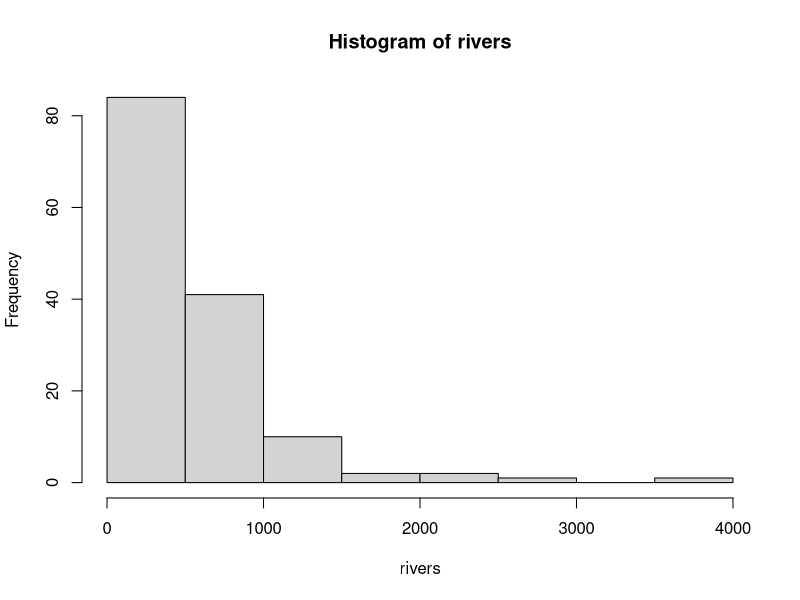
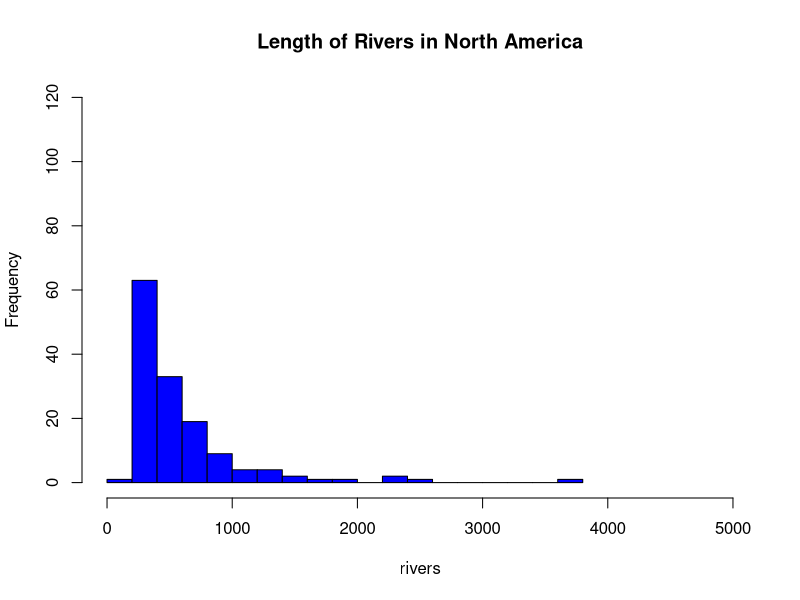
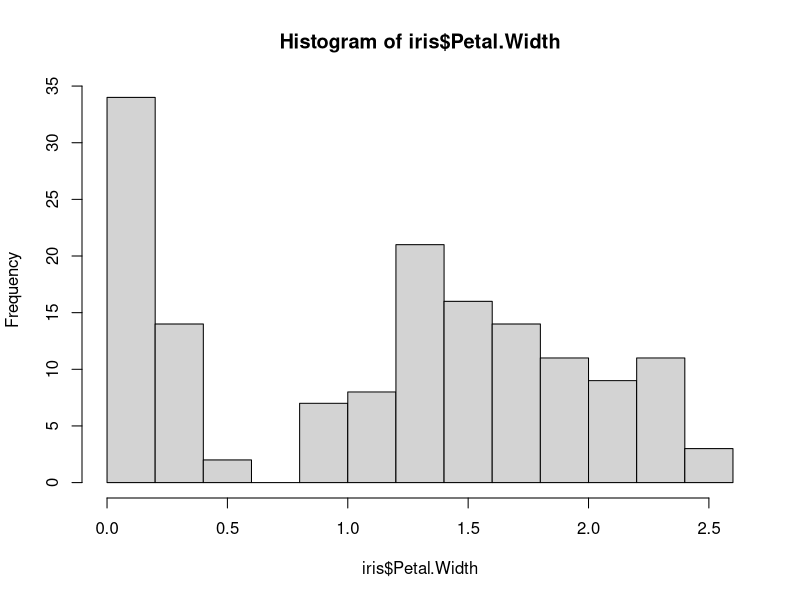
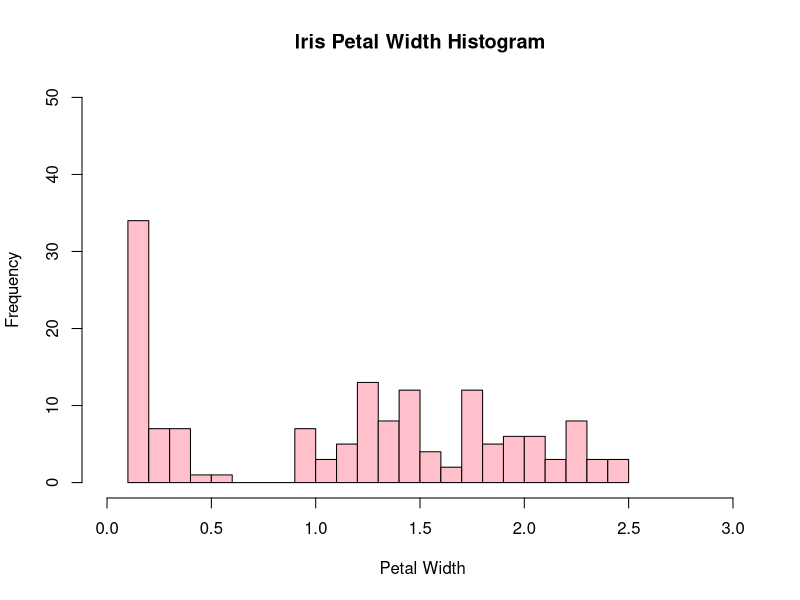
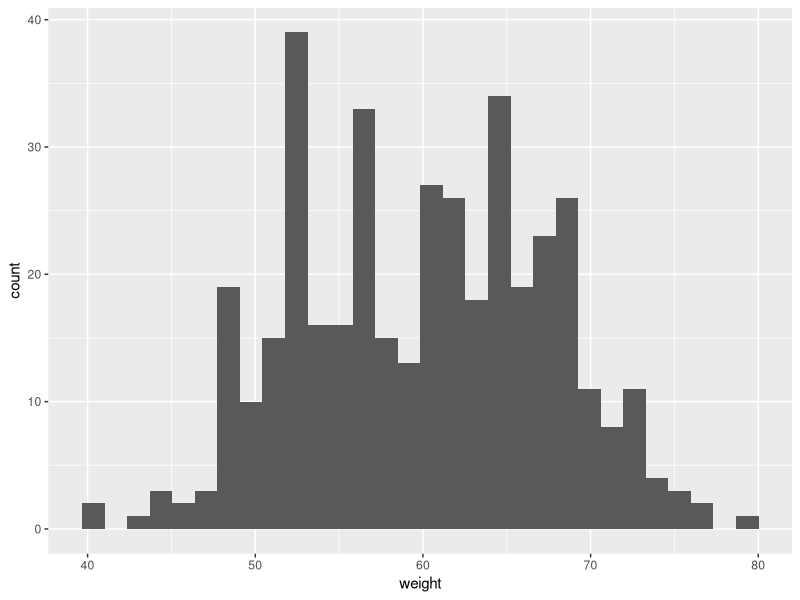
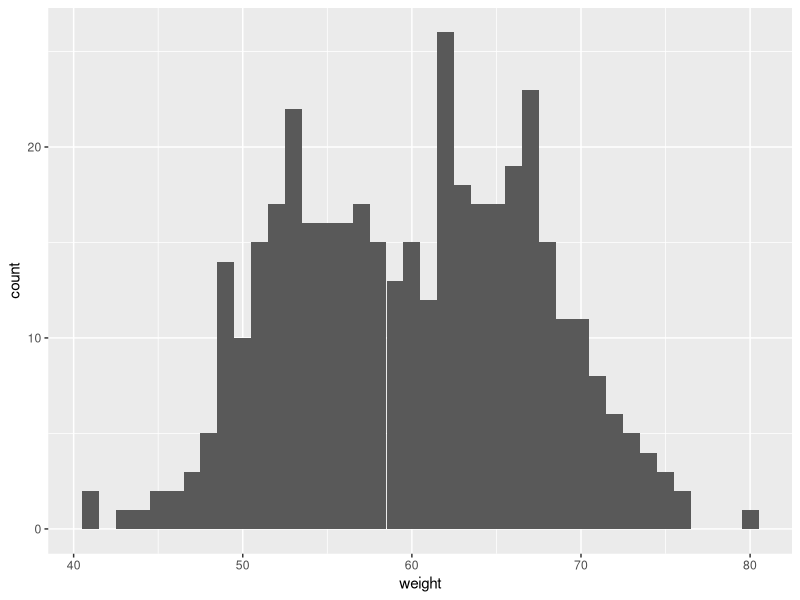
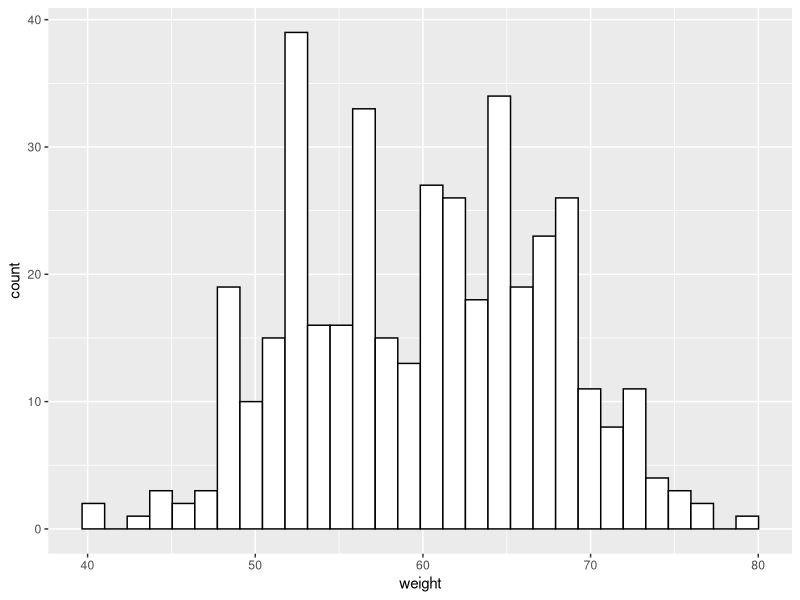
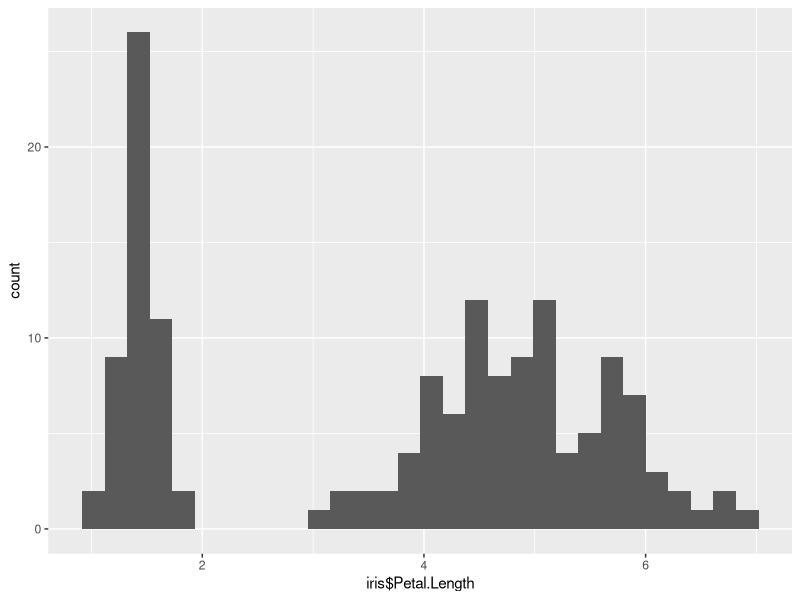

Reproduce these figures in R, in order.
## ---- chunk 1
knitr::opts_chunk$set(echo = TRUE)
library(tidyverse)
## ---- chunk 2
rivers
## ---- chunk 3
hist(rivers)
## ---- chunk 4
hist(rivers,                                                # Change main title of histogram
     main = "Length of Rivers in North America", col='blue', breaks=20, xlim=c(0, 5000), ylim=c(0, 120))
## ---- chunk 5
iris
## ---- chunk 6
hist(iris$Petal.Width)
## ---- chunk 7
hist(iris$Petal.Width,                                                
     main = "Iris Petal Width Histogram", xlab = " Petal Width", col='pink', breaks=20, xlim=c(0, 3), ylim=c(0, 50))
## ---- chunk 8
set.seed(1234)
df <- data.frame(
  sex=factor(rep(c("F", "M"), each=200)),
  weight=round(c(rnorm(200, mean=55, sd=5), rnorm(200, mean=65, sd=5)))
  )
head(df)
## ---- chunk 9
# Basic histogram
ggplot(df, aes(x=weight)) + geom_histogram()
# Change the width of bins
ggplot(df, aes(x=weight)) + 
  geom_histogram(binwidth=1)
# Change colors
p<-ggplot(df, aes(x=weight)) + 
  geom_histogram(color="black", fill="white")
p
## ---- chunk 10
##Basic histogram
ggplot(iris, aes(x=iris$Petal.Length)) + geom_histogram()
##Changing the bins
ggplot(iris, aes(x=iris$Petal.Length)) + 
  geom_histogram(binwidth=1.5)
##Changing the colors and adding a title
s<-ggplot(iris, aes(x=iris$Petal.Length)) + 
  geom_histogram(color="yellow", fill="red", binwidth=1.5)
s + ggtitle("Iris Petal Length Histogram") + xlab("Petal Length")
## ---- chunk 11
# get a dataset from R
# Orange dataset has information about the growth of orange trees
orange <- Orange
head(orange)
## ---- chunk 12
# create a density plot
plot(density(orange$circumference),
     main = "CIRCUMFERENCE OF ORANGE TREES",
     xlab = "CIRCUMFERENCE",
     ylab = "DISTRIBUTION")

polygon(density(orange$circumference), col=7, border=2)
## ---- chunk 13
# create the density plot

orange %>%
  ggplot( aes(x = circumference)) +
  geom_density(fill= 7, color= 2)

## ---- chunk 14
### Create a data set to work with
survey <- c(apple=45, orange=25, honeydew=35, banana=50, watermelon=20, blueberry=15)

survey

### Create a barchart with titles and color
barplot(survey,
        main="Favorite Fruit Survey",
        xlab="Fruit",
        ylab="Count",
        col=c("red", "orange", "green", "yellow", "pink", "blue"))

### Add a legend
legend("topright",
       legend = c("apple", "orange", "honeydew", "banana", "watermelon", "blueberry"),
       col = c("red", "orange", "green", "yellow", "pink", "blue"),
       pch = 19,
       bty = "n",
       pt.cex = 2,
       cex = 1.2)

## ---- chunk 15
# First load ggplot2
library(ggplot2)

# Use the same data set created in the base r example but make it into a data frame
survey1 <- data.frame(
  fruit=c("apple", "orange", "honeydew", "banana", "watermelon", "blueberry"),
  value=c(45, 25, 35, 50, 20, 15))

# Create the barchart
ggplot(survey1, aes(x=fruit, y=value)) + geom_bar(stat="identity") 

# Add color with black outlines
ggplot(survey1, aes(x=fruit, y=value)) + geom_bar(stat="identity", fill=c("red", "orange", "green", "yellow", "pink", "blue"), color="black") + labs(x="Count", y="Fruit", title="Fruit Survey") + theme(legend.position = "none")

## ---- chunk 16
titanic <- read.csv("data/titanic.csv")
## ---- chunk 17
# calculate survival percentage by class and count by class.
surv_pct <- aggregate(Survived ~ Pclass, data = titanic, FUN = mean)
class_ct <- aggregate(Survived ~ Pclass, data = titanic, FUN = length)

# Merge those two results into a single data frame, and specify 
# column names
by_class_data <- merge(surv_pct, class_ct,
                       by = "Pclass")
colnames(by_class_data) <- c("Pclass", "Surv_Pct", "Count")
#str(by_class_data)
## ---- chunk 18
plt <- barplot(by_class_data$Surv_Pct, 
               names.arg = paste("Class", by_class_data$Pclass),
               col = 'steelblue',
               main = "Survival Percentage by Passenger Class",
               ylab = "Survival Percentage",
               xlab = "Passenger Class",
               ylim = c(0.0, 0.75),
               axes = FALSE
)

# Add y axis
axis(2, at = seq(0.0, 0.7, by = 0.1),
     labels = paste(seq(0, 70, by = 10), "%", sep=""),
     las = 1,
     cex.axis = 0.9)

# Add the text of the labels
text(x = plt, 
     y = by_class_data$Surv_Pct + 0.04, 
     labels = paste("n: ", by_class_data$Count, sep=""), 
     cex=1) 
## ---- chunk 19
titanic <- read_csv("data/titanic.csv")
## ---- chunk 20
survival <- titanic %>%  
  group_by(Pclass) %>% 
  summarize(Count = n(),
            Surv_Pct = mean(Survived))
## ---- chunk 21
ggplot(survival, aes(x = Pclass, y = Surv_Pct)) +
  geom_col(fill = "steelblue") +
  geom_text(aes(label = paste("n: ", Count, sep="")), vjust = -0.5) +
  xlab("Passenger Class") +
  ylab("Survival Percentage") +
  ggtitle("Survival Percentage by Passenger Class") +
  scale_y_continuous(limits = c(0, 0.70),
                     breaks = seq(0, .7, by = 0.10),
                     labels = paste(seq(0, 70, by = 10), "%", sep=""))  +
  theme_classic() +
  theme(plot.title = element_text(hjust = 0.5)) # Centers title
## ---- chunk 22
qqnorm(rivers,
       main = "Q-Q Plot of North American River Lengths")
qqline(rivers, col = "red")
## ---- chunk 23
rivers_df <- data.frame(length = rivers)
## ---- chunk 24
ggplot(rivers_df, aes(sample = length)) +
  stat_qq(shape = 1, cex = 2) +
  stat_qq_line(color = "red") +
  labs(title = "Q-Q Plot of North American River Lengths",
       x = "Theoretical Quantiles",
       y = "Sample Quantiles") +
  theme_classic() +
  theme(plot.title = element_text(hjust = 0.5)) # Centers title
## ---- chunk 25
par(mar=c(4, 5, 2, 8), xpd = T) # bottom, left, top, right

plot(mtcars$mpg, mtcars$hp, cex = mtcars$disp,
     pch=16,
     main = 'Miles per Gallon vs Gross Horsepower with Displacement',
     xlab = 'miles per gallon',
     ylab = 'gross horspower')
legend('right', inset=c(-0.35,0),
       legend=c('100', '200', '300', '400'),
       title = 'Displacement\n(cu. in.)',
       pch=16, ncol=1, pt.cex = c(100, 200, 300, 400),
       bty = 'n')
## ---- chunk 26
par(mar=c(4, 5, 2, 8), xpd = T) # bottom, left, top, right

plot(mtcars$mpg, mtcars$hp, cex = mtcars$disp/100,
     pch=16,
     main = 'Miles per Gallon vs Gross Horsepower with Displacement',
     xlab = 'miles per gallon',
     ylab = 'gross horspower')
legend('right', inset=c(-0.35,0),
       legend=c('100', '200', '300', '400'),
       title = 'Displacement\n(cu. in.)',
       pch=16, ncol=1, pt.cex = c(100, 200, 300, 400)/100,
       bty = 'n')
## ---- chunk 27
par(mar=c(4, 5, 2, 8), xpd = T) # bottom, left, top, right

plot(mtcars$mpg, mtcars$hp, cex = sqrt(mtcars$disp/3.14)/5,
     pch=16,
     main = 'Miles per Gallon vs Gross Horsepower with Displacement',
     xlab = 'miles per gallon',
     ylab = 'gross horspower')
legend('right', inset=c(-0.35,0),
       legend=c('100', '200', '300', '400'),
       title = 'Displacement\n(cu. in.)',
       pch=16, ncol=1, pt.cex = sqrt(c(100, 200, 300, 400)/3.14)/5,
       bty = 'n')
## ---- chunk 28
ggplot(mtcars, aes(x=mpg, y=hp, size=disp))+
  geom_point()+
  ggtitle('Miles per Gallon vs Gross Horsepower with Displacement')+
  labs(size = 'Displacement\n(cu. in.)', x='miles per gallon', y='gross horsepower')+
  theme_classic()
